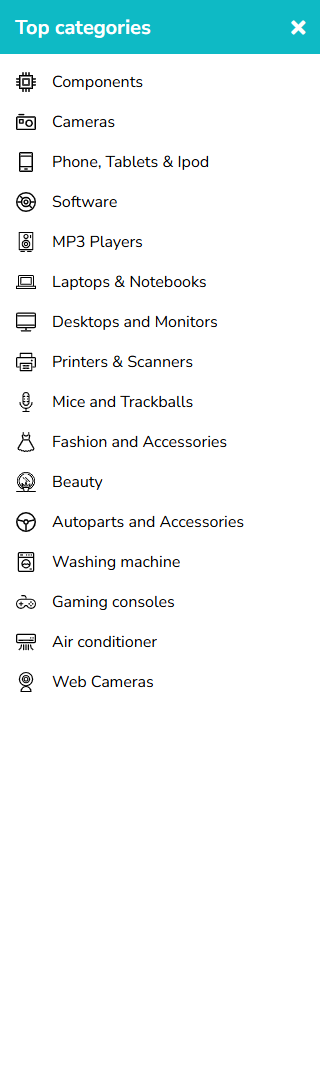
#> input picture top_categories_fail_expected.png, 320 x 1080 px, found by its file name
$ python compare_images.py
#> lines starting #> are read from the running program, lines starting #| are printed output that depends on the picture
import cv2
from skimage.metrics import structural_similarity as ssim
import numpy as np
import pytesseract
from datetime import datetime
import os
import difflib

# Set the path to the Tesseract executable
pytesseract.pytesseract.tesseract_cmd = r"C:\Program Files\Tesseract-OCR\tesseract.exe"

def compare_images(baseline_path, current_path,
                   diff_output="diff.png",
                   highlighted_output="highlighted_diff.png",
                   log_file="debug_log.txt"):
    # Load images
#> called with baseline_path = 'lib/top_categories_fail_expected.png', current_path = 'lib/top_categories_actual.png', diff_output = 'diff.png', highlighted_output = 'highlighted_diff.png', log_file = 'debug_log.txt'
    baseline = cv2.imread(baseline_path)
#> baseline is the input picture: shape (1080, 320, 3); mean B, G, R 246.8, 246.3, 238.2
    current = cv2.imread(current_path)
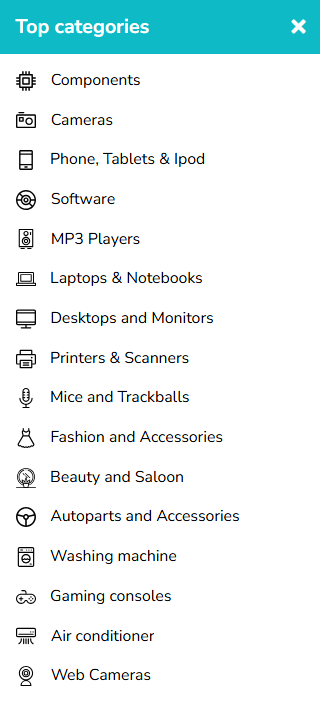
#> input picture top_categories_actual.png, 320 x 720 px, found by its file name
#> current is the input picture: shape (720, 320, 3); mean B, G, R 242.7, 241.9, 229.7

    # Convert to grayscale
    gray_base = cv2.cvtColor(baseline, cv2.COLOR_BGR2GRAY)
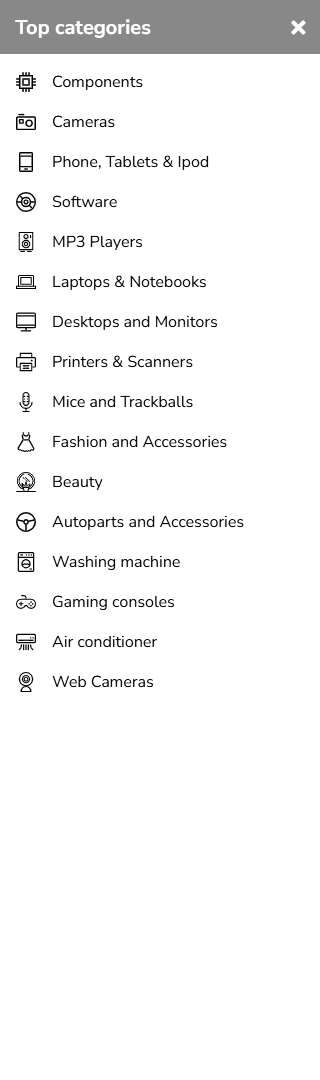
#> gray_base: shape (1080, 320); min 0, max 255, mean 243.9
    gray_curr = cv2.cvtColor(current, cv2.COLOR_BGR2GRAY)
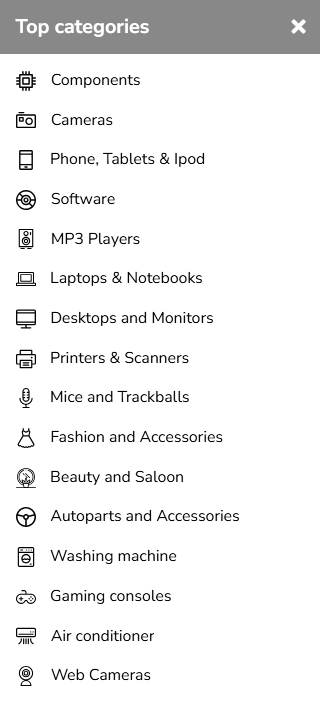
#> gray_curr: shape (720, 320); min 0, max 255, mean 238.3

    # --- Step 1: SSIM Comparison ---
#> (the run stopped early here; a loop or call above may not have finished)
